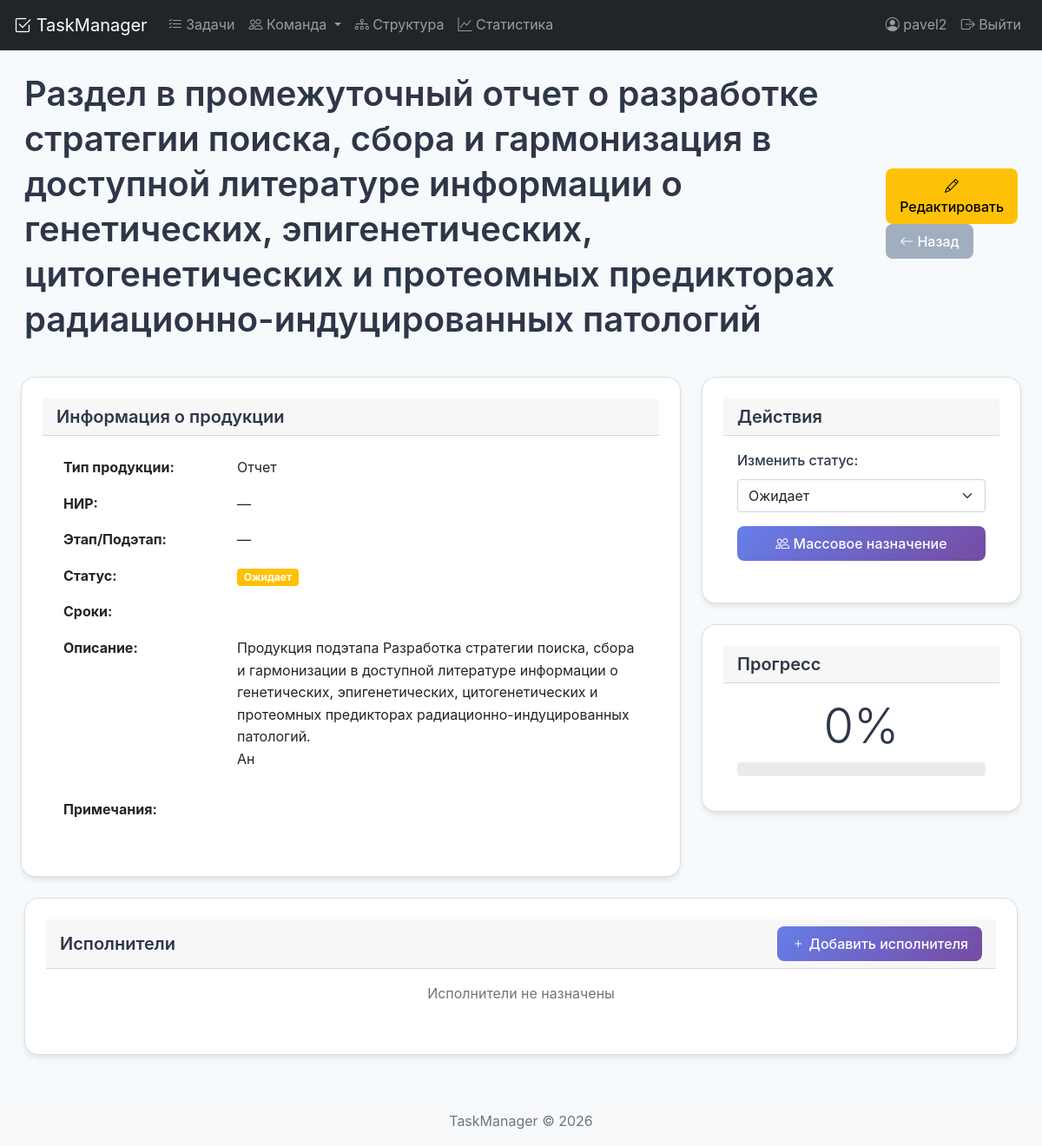
The page /research/products/1/ (signed in) on the database its author committed.
### tasks/models.py (models this page shows, shortened)
class ResearchProduct(models.Model):
    substage = models.ForeignKey(
        ResearchSubstage,  # ResearchSubstage уже определен
        on_delete=models.CASCADE,
        related_name='products',
        verbose_name='Подэтап'
    )
    name = models.CharField('Наименование продукции', max_length=500)
    description = models.TextField('Описание', blank=True)
    due_date = models.DateField('Срок представления', null=True, blank=True)
    performers = models.ManyToManyField(
        'Employee',  # Используем строку
        verbose_name='Исполнители',
        related_name='research_products',
        blank=True
    )
    responsible = models.ForeignKey(
        'Employee',  # Используем строку
        on_delete=models.SET_NULL,
        verbose_name='Ответственный',
        related_name='responsible_products',
        null=True,
        blank=True
    )
    STATUS_CHOICES = [
        ('pending', 'Ожидает'),
        ('in_progress', 'В работе'),
        ('completed', 'Выполнено'),
        ('delayed', 'Задержка')
    ]
    status = models.CharField(
        'Статус',
        max_length=20,
        choices=STATUS_CHOICES,
        default='pending'
    )
    class Meta:
        verbose_name = 'Продукция'
        verbose_name_plural = 'Продукция'

### tasks/views_product.py (the view)
# urls.py: path('research/products/<int:pk>/', views_product.research_product_detail, name='research_product_detail'),
@login_required
def research_product_detail(request, pk):
    product = get_object_or_404(
        ResearchProduct.objects.select_related(
            'research_task', 'research_stage', 'research_substage', 'subtask'
        ),
        pk=pk
    )
    performers = product.product_performers.select_related('employee').all()
    performer_form = ProductPerformerForm(product=product)
    context = {
        'product': product,
        'performers': performers,
        'performer_form': performer_form,
    }
    return render(request, 'tasks/research_product_detail.html', context)

### tasks/templates/tasks/research_product_detail.html (shortened to what this page needs)
{% extends 'base.html' %}
{% load static %}
{% block content %}
<div class="container-fluid">
    <div class="d-flex justify-content-between align-items-center mb-4">
        <h1>{{ product.name }}</h1>
        <div>
            <a href="{% url 'research_product_edit' product.id %}" class="btn btn-warning">
                <i class="bi bi-pencil"></i> Редактировать
            </a>
            <a href="{% url 'research_product_list' %}" class="btn btn-secondary">
                <i class="bi bi-arrow-left"></i> Назад
            </a>
        </div>
    </div>
    <div class="row">
        <div class="col-md-8">
            <div class="card mb-4">
                <div class="card-header">
                    <h5 class="mb-0">Информация о продукции</h5>
                </div>
                <div class="card-body">
                    <table class="table table-borderless">
                        <tr>
                            <th style="width: 200px">Тип продукции:</th>
                            <td>{{ product.get_product_type_display }}</td>
                        </tr>
                        <tr>
                            <th>НИР:</th>
                            <td>{{ product.research_task|default:"—" }}</td>
                        </tr>
                        <tr>
                            <th>Этап/Подэтап:</th>
                            <td>
                                {% if product.research_stage %}
                                    Этап {{ product.research_stage.stage_number }}: {{ product.research_stage.title|truncatechars:50 }}
                                    {% if product.research_substage %}
                                        <br>Подэтап {{ product.research_substage.substage_number }}: {{ product.research_substage.title|truncatechars:50 }}
                                    {% endif %}
                                {% else %}
                                    —
                                {% endif %}
                            </td>
                        </tr>
                        <tr>
                            <th>Статус:</th>
                            <td>
                                <span class="badge bg-{% if product.status == 'completed' %}success{% elif product.status == 'in_progress' %}primary{% elif product.status == 'delayed' %}danger{% elif product.status == 'cancelled' %}secondary{% else %}warning{% endif %}">
                                    {{ product.get_status_display }}
                                </span>
                            </td>
                        </tr>
                        <tr>
                            <th>Сроки:</th>
                            <td>
                            </td>
                        </tr>
                        <tr>
                            <th>Описание:</th>
                            <td>{{ product.description|linebreaks|default:"—" }}</td>
                        </tr>
                        <tr>
                            <th>Примечания:</th>
                            <td>{{ product.notes|linebreaks|default:"—" }}</td>
                        </tr>
                    </table>
                </div>
            </div>
        </div>
        <div class="col-md-4">
            <div class="card mb-4">
                <div class="card-header">
                    <h5 class="mb-0">Действия</h5>
                </div>
                <div class="card-body">
                    <form method="post" action="{% url 'update_product_status' product.id %}">
                        <div class="mb-3">
                            <label class="form-label">Изменить статус:</label>
                            <select name="status" class="form-select" onchange="this.form.submit()">
                                {% for value, label in product.STATUS_CHOICES %}
                                    <option value="{{ value }}" {% if product.status == value %}selected{% endif %}>
                                        {{ label }}
                                    </option>
                                {% endfor %}
                            </select>
                        </div>
                    </form>
                    <a href="{% url 'bulk_assign_performers' product.id %}" class="btn btn-primary w-100 mb-2">
                        <i class="bi bi-people"></i> Массовое назначение
                    </a>
                </div>
            </div>
            <div class="card mb-4">
                <div class="card-header">
                    <h5 class="mb-0">Прогресс</h5>
                </div>
                <div class="card-body text-center">
                    <div class="display-4">{{ product.completion_percent }}%</div>
                    <div class="progress mt-2">
                    </div>
                </div>
            </div>
        </div>
    </div>
    <div class="card mb-4">
        <div class="card-header d-flex justify-content-between align-items-center">
            <h5 class="mb-0">Исполнители</h5>
            <button type="button" class="btn btn-sm btn-primary" data-bs-toggle="modal" data-bs-target="#addPerformerModal">
                <i class="bi bi-plus"></i> Добавить исполнителя
            </button>
        </div>
        <div class="card-body">
            {% if performers %}
                <div class="table-responsive">
                    <table class="table table-hover">
                        <thead>
                            <tr>
                                <th>Сотрудник</th>
                                <th>Роль</th>
                                <th>Доля участия</th>
                                <th>Период работы</th>
                                <th>Действия</th>
                            </tr>
                        </thead>
                        <tbody>
                            {% for performer in performers %}
                                <tr>
                                    <td>
                                        <strong>{{ performer.employee.full_name }}</strong><br>
                                        <small class="text-muted">{{ performer.employee.position }}</small>
                                    </td>
                                    <td>
                                        <span class="badge bg-{% if performer.role == 'responsible' %}danger{% elif performer.role == 'executor' %}info{% else %}secondary{% endif %}">
                                            {{ performer.get_role_display }}
                                        </span>
                                    </td>
                                    <td>
                                        {% if performer.contribution_percent %}
                                            {{ performer.contribution_percent }}%
                                        {% else %}
                                            —
                                        {% endif %}
                                    </td>
                                    <td>
                                        {% if performer.start_date %}
                                            {{ performer.start_date|date:"d.m.Y" }}
                                            {% if performer.end_date %} - {{ performer.end_date|date:"d.m.Y" }}{% endif %}
                                        {% else %}
                                            —
                                        {% endif %}
                                    </td>
                                    <td>
                                        <form method="post" action="{% url 'remove_product_performer' product.id performer.id %}" style="display: inline;">
                                            {% csrf_token %}
                                            <button type="submit" class="btn btn-sm btn-danger" onclick="return confirm('Удалить исполнителя?')">
                                                <i class="bi bi-trash"></i>
                                            </button>
                                        </form>
                                    </td>
                                </tr>
                            {% endfor %}
                        </tbody>
                    </table>
                </div>
            {% else %}
                <p class="text-muted text-center">Исполнители не назначены</p>
            {% endif %}
        </div>
    </div>
</div>
{% endblock %}

### tasks/templates/base.html (shortened to what this page needs)
<!DOCTYPE html>
{% load static %}
<html lang="ru">
<head>
    <link href="https://cdn.jsdelivr.net/npm/bootstrap@5.1.3/dist/css/bootstrap.min.css" rel="stylesheet">
    <link rel="stylesheet" href="https://cdn.jsdelivr.net/npm/bootstrap-icons@1.8.1/font/bootstrap-icons.css">
        <link href="{% static 'css/style.css' %}" rel="stylesheet">
    <link href="{% static 'css/style.css' %}" rel="stylesheet">
</head>
<body>
    <nav class="navbar navbar-expand-lg navbar-dark bg-dark">
        <div class="container">
            <a class="navbar-brand" href="{% url 'task_list' %}">
                <i class="bi bi-check2-square"></i> TaskManager
            </a>
            <div class="collapse navbar-collapse" id="navbarNav">
                <ul class="navbar-nav me-auto">
                    <li class="nav-item">
                        <a class="nav-link" href="{% url 'task_list' %}">
                            <i class="bi bi-list-check"></i> Задачи
                        </a>
                    </li>
                    <li class="nav-item dropdown">
                        <a class="nav-link dropdown-toggle" href="#" data-bs-toggle="dropdown">
                            <i class="bi bi-people"></i> Команда
                        </a>
                    </li>
                    <li class="nav-item">
                        <a class="nav-link" href="{% url 'organization_chart' %}">
                            <i class="bi bi-diagram-3"></i> Структура
                        </a>
                    </li>
                    <li class="nav-item">
                        <a class="nav-link" href="{% url 'task_statistics' %}">
                            <i class="bi bi-graph-up"></i> Статистика
                        </a>
                    </li>
                </ul>
                <ul class="navbar-nav">
                    {% if user.is_authenticated %}
                        <li class="nav-item">
                            <span class="nav-link">
                                <i class="bi bi-person-circle"></i> {{ user.username }}
                            </span>
                        </li>
                        <li class="nav-item">
                            <a class="nav-link" href="{% url 'logout' %}">
                                <i class="bi bi-box-arrow-right"></i> Выйти
                            </a>
                        </li>
                    {% endif %}
                </ul>
            </div>
        </div>
    </nav>
    <main class="container mt-4">
        {% block content %}{% endblock %}
    </main>
    <footer class="footer mt-5 py-3 bg-light">
        <div class="container text-center">
            <span class="text-muted">TaskManager © {% now "Y" %}</span>
        </div>
    </footer>
</body>
</html>

### rows shown on the page
ResearchProduct: name "Раздел в промежуточный отчет о разработке стратегии поиска, сбора и гармонизация в доступной литературе информации о генетических, эпигенетических, цитогенетических и протеомных предикторах радиационно-индуцированных патологий", product_type "Отчет", research_task "—", status "Ожидает", description "Продукция подэтапа Разработка стратегии поиска, сбора и гармонизации в доступной литературе информации о генетических, эпигенетических, цитогенетических и протеомных предикторах радиационно-индуцированных патологий. Ан", completion_percent "0"

### other values the page prints
{{ user.username }} "pavel2"
